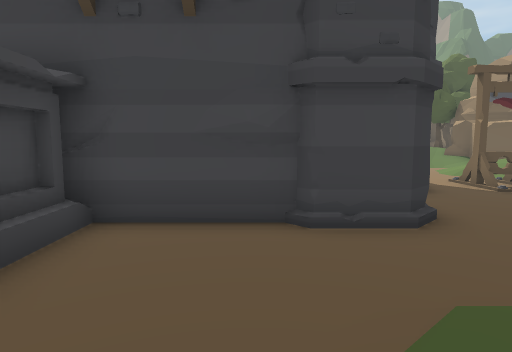
[1] (above)

24 first-person views from a walk through a 3-D level made in the Unity game engine. The camera is 1.2 m above the floor, tilts 6° down and sees 75° across. The floor is counted in squares, 1 m on a side. Each view is taken from the middle of a square. On the plan, view 1 faces up. The plan holds only what a view shows up to about 14 squares ahead; the rest is blank. The place goes on beyond the plan. The player character is not drawn. Some surface patterns are stand-ins.

[2]
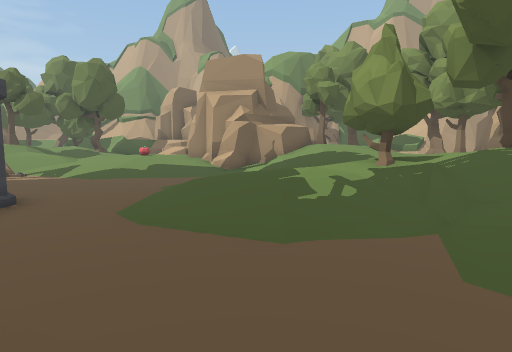

[3]
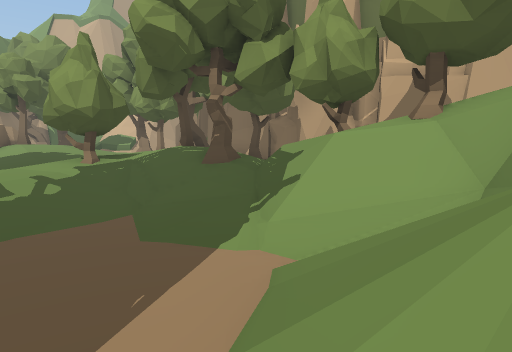

[4]
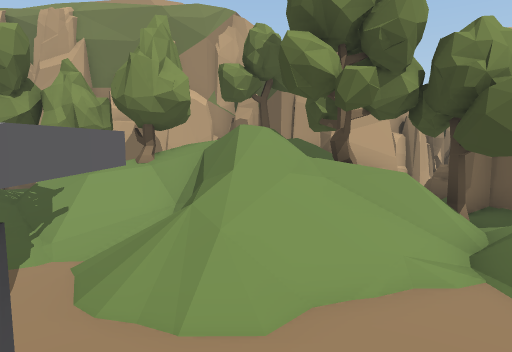

[5]
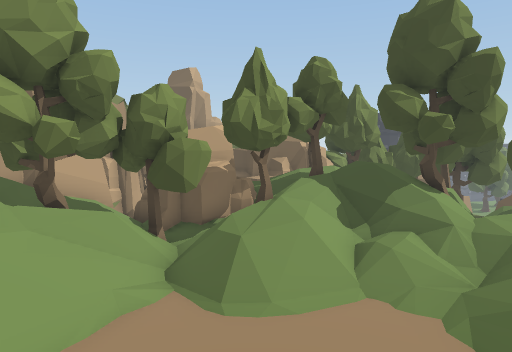

[6]
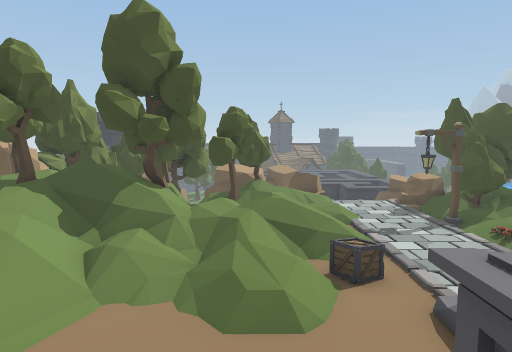

[7]
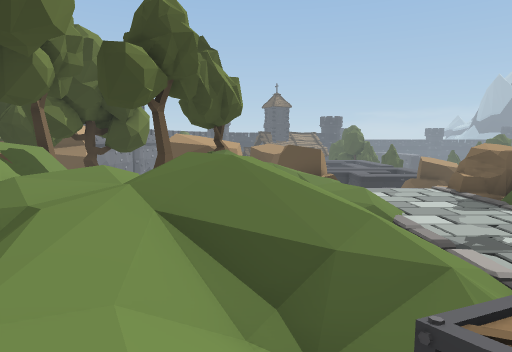

[8]
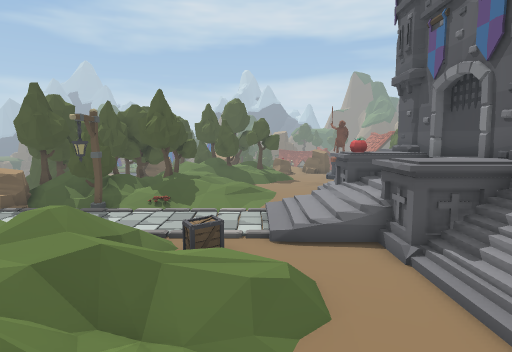

[9]
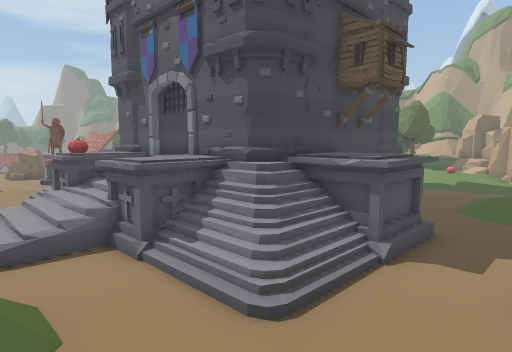

[10]
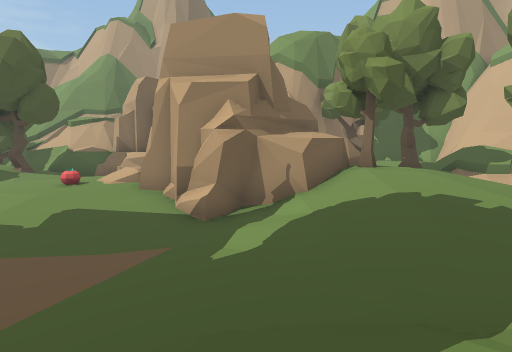

[11]
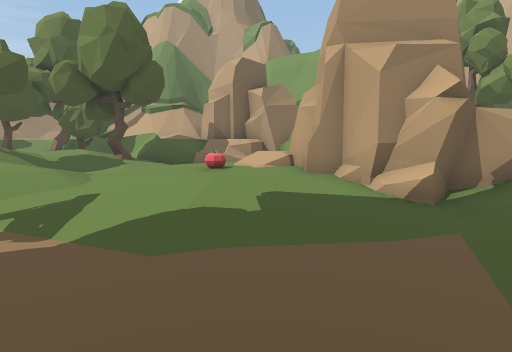

[12]
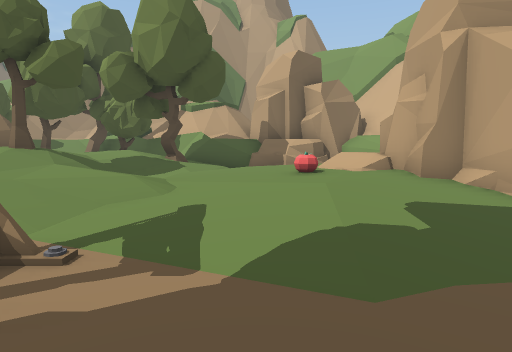

[13]
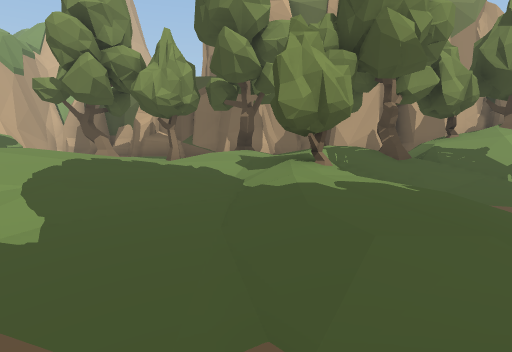

[14]
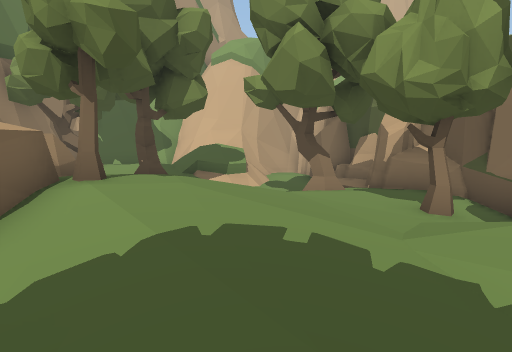

[15]
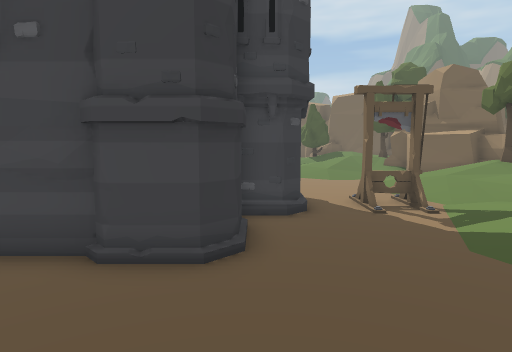

[16]
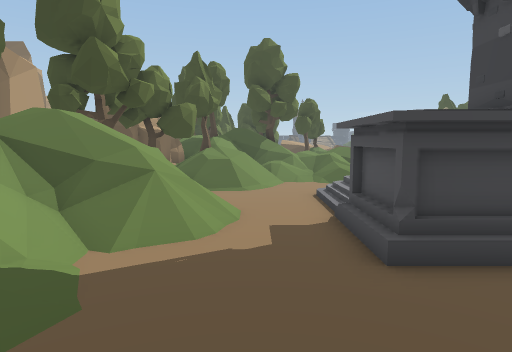

[17]
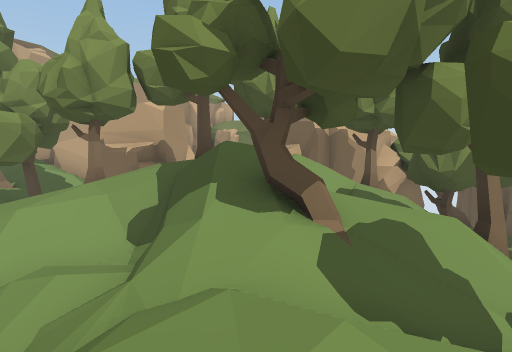

[18]
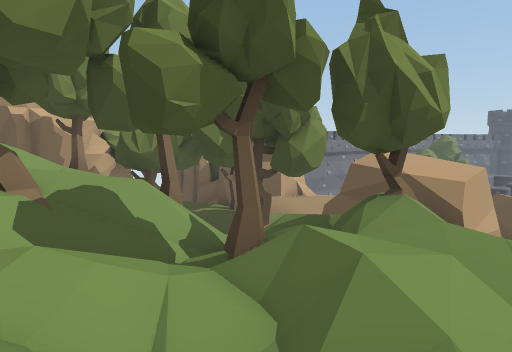

[19]
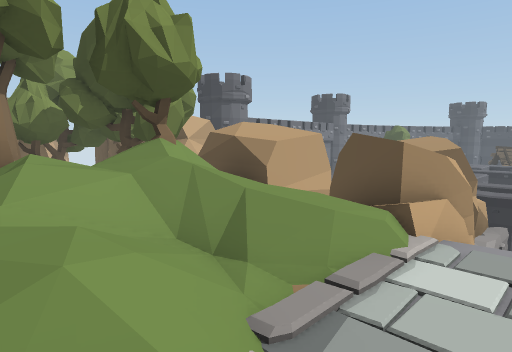

[20]
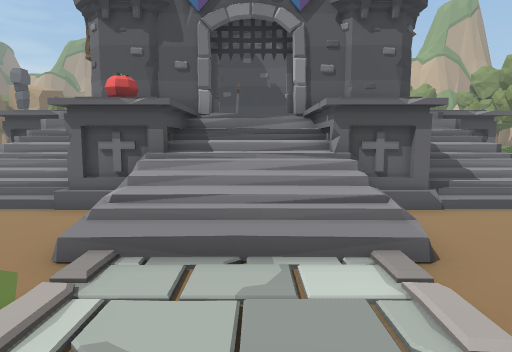

[21]
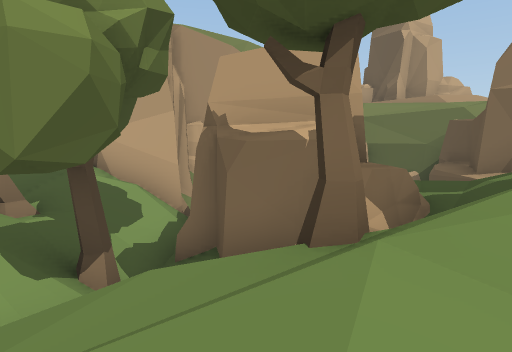

[22]
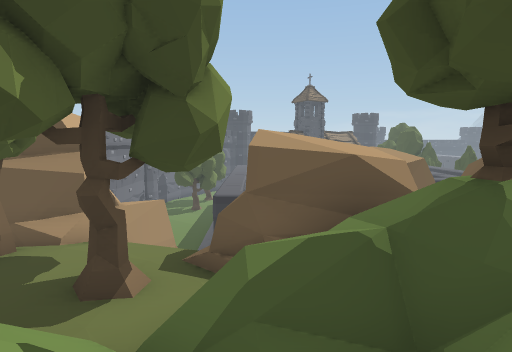

[23]
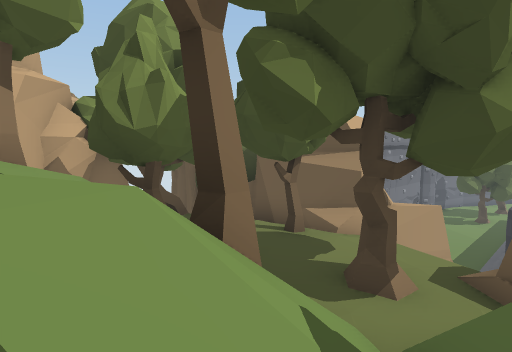

[24]
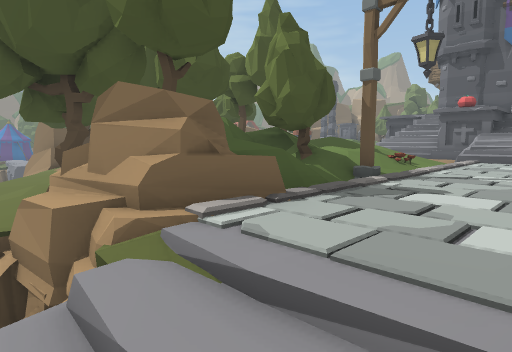

### Floor plan
Key: @ floor where view 1 was taken; # wall or solid block; x gap in a wall; . main floor; : floor 0.25 m higher than the main floor; - floor 0.25 m lower than the main floor; + floor 0.5 m higher than the main floor; _ floor 0.5 m lower than the main floor; * floor 0.75 m higher than the main floor; % floor 1 m higher than the main floor; & floor 1.25 m higher than the main floor; $ floor 1.5 m higher than the main floor; / step, stairs or slope; = window, fence, low wall or low ledge; ^ raised ledge; v drop or lower ground; T tree; C crate; O other object.
Columns run from 26 left of view 1 to 17 right of it. Each row starts with its distance up from view 1.
 13    OOTTTT////// ./O/#          .../  ###TT T
 12    OOO#TT/////.../  O          .../+//  TTTT
 11   v_OO//O/O/././ v  #          ...//*TT**TTT
 10   _-...........+/%//###        ...//+//TTTTT
  9    -...........//%///#         .OO./+/:/TT=#
  8   /O.../.......+/OO/###     O##....:/+++T=##
  7 vOOO/////.///C./=   #       O......:+++++==
  6  OOO/O/// //CC...///O       ##....:+++++ OOO
  5  vv/ T/// //////.///O# ######O....:++/++  O
  4  ###xTTT/////*+/.////OOO..........:++//   OO
  3   ##+T#TT#%////..////OOO..........::/##  ^#
  2  ### O////////...////OOO....//.....:#####^##
  1  ==TT-/##TT=*//............/++/:...##     #
  0 v _ T- TTTT#/////.........@/++/:://##
 -1 #=#---     ==////..////..../++++++/^^##
 -2 ###TTTTT#=TTTTT/T//////..../TT/++***^T#
 -3  ##TTTTTT#T TO*TT^T/////////TTT++*%%TT#   ##
 -4   #TTTT  TTTOOO+T^TT/=/////TTT**+**%%#T   T#
 -5  ^# TT####&$#OOOTTTT/=#TTTTTTT***+*** T *TTT
 -6   ^ T##  #* #OOO*&TT TTTTTTTT TTTT+T  TT*%*#
 -7   ^ =#   ##   OO##=TTT T   TT TTTT TT ///#=#
 -8   ^      ##     ####   #^##########T :///==#
 -9          #    ###  #######       ### :+=/=##
-10          #####                     ###+=#^#
-11                                        ###

Where each view was taken, in squares from view 1:
view 1: 0 up, 0 right, facing up
view 2: 0 up, 4 left, facing right
view 3: 0 up, 5 left, facing down-right
view 4: 3 up, 6 left, facing down
view 5: 4 up, 6 left, facing down-left
view 6: 4 up, 6 left, facing left
view 7: 5 up, 12 left, facing left
view 8: 1 down, 12 left, facing up
view 9: 1 down, 12 left, facing up-right
view 10: 0 up, 2 right, facing right
view 11: 4 up, 3 right, facing right
view 12: 6 up, 4 right, facing right
view 13: 4 up, 4 right, facing down
view 14: 1 down, 5 right, facing down-right
view 15: 0 up, 3 right, facing up
view 16: 0 up, 2 right, facing left
view 17: 5 up, 16 left, facing down
view 18: 6 up, 16 left, facing down-left
view 19: 9 up, 18 left, facing down-left
view 20: 9 up, 15 left, facing right
view 21: 0 up, 12 left, facing down
view 22: 2 up, 18 left, facing left
view 23: 2 up, 18 left, facing down-left
view 24: 8 up, 24 left, facing up-right
